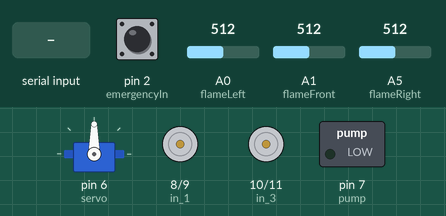
This sketch was run on a simulated Arduino Uno, built with avr-gcc and run on an emulated ATmega328P. On the bench: servo, motor-driver pin pairs drawn as motors (green arrow = first pin HIGH = forward, orange = second pin HIGH = backward, longer = more drive, scaled by the enable pin), switched loads named in the sketch (green lamp = pin HIGH). The inputs (shaded band) are chosen by the test bench; at power-on: A0 (flameLeft) = 512, pin 2 (emergencyIn) HIGH, A1 (flameFront) = 512, A5 (flameRight) = 512.

Above: at 1.2 s.
1.3 s: A0 (flameLeft) set to 86
2.8 s: A0 (flameLeft) set to 72
At 3.0 s:
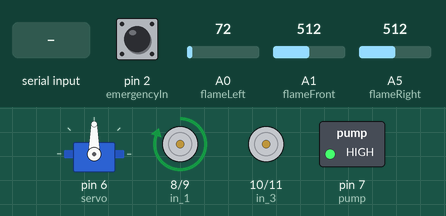
5.8 s: pin 2 (emergencyIn) pulled LOW for 0.15 s
At 6.8 s:
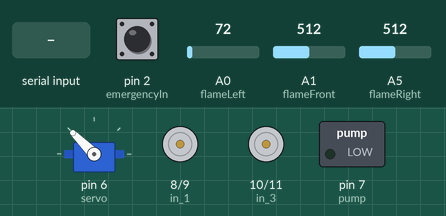
7.4 s: "S" received over Serial
At 7.6 s:
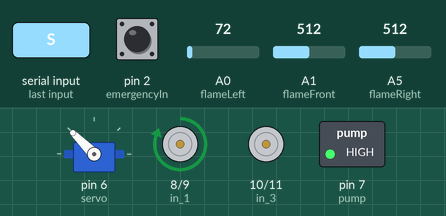
10.4 s: "F" received over Serial
At 12.7 s:
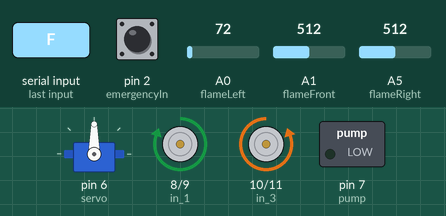
13.4 s: "B" received over Serial
At 13.8 s:
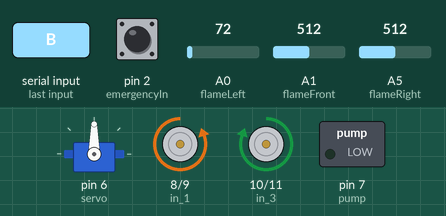
Timing chart, 0 to 15.9 s (numbered marks = the images above; inputs shaded):
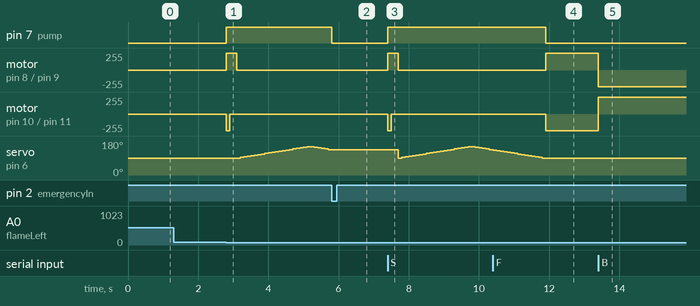

The sketch:

eem419_Grp_I_17_Final_Proje_Kodu.ino
```cpp
#include <Servo.h>

#define flameLeft A0
#define flameFront A1
#define flameRight A5

// Motor Pinleri
const int motorsag_en  = 3;
const int motorsol_en  = 5;
const int in_1  = 8;
const int in_2  = 9;
const int in_3  = 10;
const int in_4  = 11;

char bt;
int pump = 7;
int servo = 6;

// 🔴 ACIL STOP BUTONU (D2)
const int emergencyIn  = 2;  // Butonun bağlı olduğu pin

bool isDone = false;
volatile bool emergencyStop = false;

// Manuel Mod Takibi
bool manuelModAktif = false;

Servo myServo;

// ================================================================
// 🔥 AKILLI BEKLEME
// ================================================================
bool akilliBekle(int sure) {
  unsigned long baslangic = millis();
  while (millis() - baslangic < sure) {
    // 1. Donanım (Buton) kontrolü
    if (emergencyStop) {
      herSeyiKapat(); return true;
    }
    // 2. Yazılım (Bluetooth Z tuşu) kontrolü
    if (Serial.available()) {
      char c = Serial.peek();
      if (c == 'Z') return true;
    }
  }
  return false;
}

// 🔥 HER ŞEYİ KAPATAN FONKSİYON
void herSeyiKapat() {
  digitalWrite(pump, LOW);
  digitalWrite(in_1, LOW); digitalWrite(in_2, LOW);
  digitalWrite(in_3, LOW); digitalWrite(in_4, LOW);
  analogWrite(motorsag_en, 0); analogWrite(motorsol_en, 0);
}

// -------- TEMEL MOTOR FONKSİYONLARI --------
void ileri(){
 digitalWrite(in_1, HIGH); digitalWrite(in_2, LOW);
 digitalWrite(in_3, LOW);  digitalWrite(in_4, HIGH);
 analogWrite(motorsag_en, 254); analogWrite(motorsol_en, 254);
}
void geri(){
 digitalWrite(in_1, LOW);  digitalWrite(in_2, HIGH);
 digitalWrite(in_3, HIGH); digitalWrite(in_4, LOW);
 analogWrite(motorsag_en, 254); analogWrite(motorsol_en, 254);
}
void dur(){
 digitalWrite(in_1, LOW); digitalWrite(in_2, LOW);
 digitalWrite(in_3, LOW); digitalWrite(in_4, LOW);
 analogWrite(motorsag_en, 0); analogWrite(motorsol_en, 0);
}
void sag(){
 digitalWrite(in_1, LOW);  digitalWrite(in_2, LOW);
 digitalWrite(in_3, LOW);  digitalWrite(in_4, HIGH);
 analogWrite(motorsag_en, 254); analogWrite(motorsol_en, 254);
}
void sol(){
 digitalWrite(in_1, HIGH); digitalWrite(in_2, LOW);
 digitalWrite(in_3, LOW);  digitalWrite(in_4, LOW);
 analogWrite(motorsag_en, 254); analogWrite(motorsol_en, 254);
}

// -------- ÖZEL HAREKETLER --------
void sagcapraz(){
 if(emergencyStop) return;
 ileri();
 if(akilliBekle(100)) return;
 sag();
 if(akilliBekle(200)) return;
}
void solcapraz(){
 if(emergencyStop) return;
 ileri();
 if(akilliBekle(100)) return;
 sol();
 if(akilliBekle(200)) return;
}
void front(){
 if(emergencyStop) return;
 ileri();
 if(akilliBekle(200)) return;
}

// -------- SERVO HAREKETLERİ --------
void servo_sag(){
  for(int angle = 90; angle >= 30; angle -= 3){
    if(emergencyStop) { herSeyiKapat(); return; }
    myServo.write(angle);
    if(akilliBekle(100)) return;
  }
  for(int angle = 30; angle <= 90; angle += 3){
    if(emergencyStop) { herSeyiKapat(); return; }
    myServo.write(angle);
    if(akilliBekle(100)) return;
  }
}
void servo_sol(){
  for(int angle = 90; angle <= 150; angle += 3){
    if(emergencyStop) { herSeyiKapat(); return; }
    myServo.write(angle);
    if(akilliBekle(100)) return;
  }
  for(int angle = 150; angle >= 90; angle -= 3){
    if(emergencyStop) { herSeyiKapat(); return; }
    myServo.write(angle);
    if(akilliBekle(100)) return;
  }
}
void servo_front(){
  for(int angle = 40; angle <= 130; angle += 3){
    if(emergencyStop) { herSeyiKapat(); return; }
    myServo.write(angle);
    if(akilliBekle(100)) return;
  }
  for(int angle = 130; angle >= 40; angle -= 3){
    if(emergencyStop) { herSeyiKapat(); return; }
    myServo.write(angle);
    if(akilliBekle(100)) return;
  }
}

// -------- BUTON KESMESİ --------
// Butona basıldığında (FALLING) burası çalışır
void acilDurdurmaKesmesi(){
  emergencyStop = true;
  herSeyiKapat();
}

// -------- SETUP --------
void setup(){
  Serial.begin(9600);
  pinMode(flameLeft, INPUT); pinMode(flameFront, INPUT); pinMode(flameRight, INPUT);
  pinMode(pump, OUTPUT);
  pinMode(in_1, OUTPUT); pinMode(in_2, OUTPUT);
  pinMode(in_3, OUTPUT); pinMode(in_4, OUTPUT);

  // ⚠️ ÖNEMLİ: INPUT_PULLUP modu kullanıyoruz.
  // Butonun diğer ucu GND'ye bağlı olmalı.
  pinMode(emergencyIn, INPUT_PULLUP);

  myServo.attach(servo);

  // Butona basınca pin LOW'a düşeceği için FALLING (Düşen Kenar) kullanıyoruz
  attachInterrupt(digitalPinToInterrupt(emergencyIn), acilDurdurmaKesmesi, FALLING);
}

// -------- LOOP --------
void loop(){

  // 🔴 1. ACİL STOP (KİLİTLİ DURUM)
  if(emergencyStop){
    herSeyiKapat();

    // Kilidi açmak için Bluetooth bekle
    if(Serial.available()){
      char c = Serial.read();
      // F, B, L, R, S tuşlarından biri gelirse kilidi aç ve devam et
      if(c=='F' || c=='B' || c=='L' || c=='R' || c=='S'){
        emergencyStop = false;
        manuelModAktif = false; // Resetlenince otomatik başla
        isDone = false;
      }

      // Eğer komut hareket komutuysa ve kilit açıldıysa hemen uygula
      if(!emergencyStop){
        if(c=='F') { ileri(); manuelModAktif = true; }
        else if(c=='B') { geri(); manuelModAktif = true; }
        else if(c=='L') { sol(); manuelModAktif = true; }
        else if(c=='R') { sag(); manuelModAktif = true; }
        else if(c=='S') { dur(); manuelModAktif = false; }
      }
    }
  }

  // 🟢 2. NORMAL ÇALIŞMA
  else {

    // --- BLUETOOTH OKUMA ---
    if(Serial.available()){
      bt = Serial.read();

      if(bt == 'Z'){
        emergencyStop = true; // Yazılımsal stop
        herSeyiKapat();
        return;
      }

      // Manuel hareket komutları
      else if(bt=='F') { ileri(); manuelModAktif = true; }
      else if(bt=='B') { geri(); manuelModAktif = true; }
      else if(bt=='L') { sol(); manuelModAktif = true; }
      else if(bt=='R') { sag(); manuelModAktif = true; }
      else if(bt=='S') { dur(); manuelModAktif = false; }
    }

    // --- MANUEL MODDA İSEK YANGINA BAKMA ---
    if(manuelModAktif) {
       return;
    }

    // --- OTOMATİK YANGIN SÖNDÜRME MODU ---
    int L = analogRead(flameLeft);
    int F = analogRead(flameFront);
    int R = analogRead(flameRight);
    bool flameDetected = (L < 80 || F < 50 || R < 50);

    if(flameDetected && !isDone){

        digitalWrite(pump, HIGH);

        if(R < 50){
           sagcapraz();
           if(!emergencyStop) { dur(); servo_sag(); }
        }
        else if(L < 80){
           solcapraz();
           if(!emergencyStop) { dur(); servo_sol(); }
        }
        else if(F < 50){
           front();
           if(!emergencyStop) { dur(); servo_front(); }
        }

        herSeyiKapat();
        if(!emergencyStop) isDone = true;
    }
    else {
       herSeyiKapat();
       if(!flameDetected) isDone = false;
    }
  }
}
```

Measured:
- the behaviour switches between 80 and 79 on A0 (flameLeft) (found by bisection; images 0 and 1)
- after the input at 1.3 s, every drawn part: stays the same
- after the input at 2.8 s, pin 7 (pump): LOW → HIGH at once; motor on pin 8 (in_1) / pin 9 (in_2): stopped → forward 254/255 at once, → stopped 0.30 s later; motor on pin 10 (in_3) / pin 11 (in_4): stopped → backward 254/255 at once, → stopped 0.10 s later; servo on pin 6 (servo): rises from 90° to 150° in 1.9 s, then falls to 135° in 0.60 s
- after the input at 5.8 s, pin 7 (pump): HIGH → LOW after 0.00 s instead of 1.5 s; servo on pin 6 (servo): stays 135° (without the input it goes to 132° after 0.00 s)
- after the input at 7.4 s, pin 7 (pump): LOW → HIGH at once; motor on pin 8 (in_1) / pin 9 (in_2): stopped → forward 254/255 at once, → stopped 0.30 s later
- after the input at 10.4 s, motor on pin 8 (in_1) / pin 9 (in_2): stopped → forward 254/255 after 1.5 s; motor on pin 10 (in_3) / pin 11 (in_4): stopped → backward 254/255 after 1.5 s
- after the input at 13.4 s, motor on pin 8 (in_1) / pin 9 (in_2): forward 254/255 → backward 254/255 at once; motor on pin 10 (in_3) / pin 11 (in_4): backward 254/255 → forward 254/255 at once
